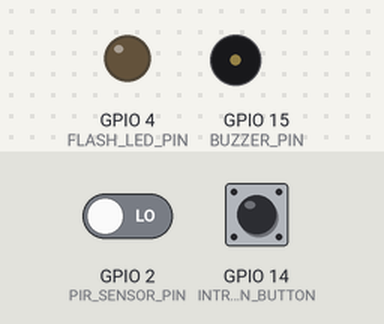
A sketch run on a simulated ESP32. On the bench: output pins drawn as LEDs (lit = HIGH), buzzer (waves = sounding, pin HIGH). Inputs (shaded band) come from the test bench; at power-on: GPIO 2 (PIR_SENSOR_PIN) LOW, GPIO 14 (INTRUTION_BUTTON) HIGH. WiFi joins after 1.5 s; servers stay silent unless stated; uploads are accepted with an empty reply; the camera gives no picture; what the sketch prints to the serial monitor is not drawn.

Above: at 3.4 s.
3.5 s: GPIO 2 (PIR_SENSOR_PIN) driven HIGH
At 4.3 s:
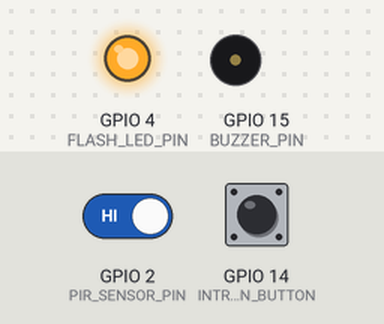
6.3 s: GPIO 2 (PIR_SENSOR_PIN) driven LOW
7.8 s: GPIO 14 (INTRUTION_BUTTON) pulled LOW for 3.2 s
At 12.74 s:
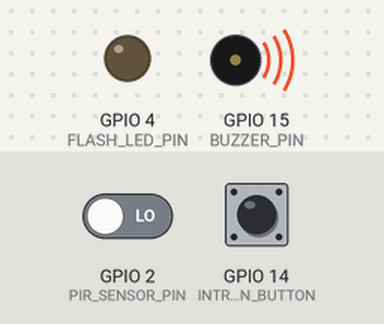
Timing chart, 0 to 14.3 s (numbered marks = the images above; inputs shaded):
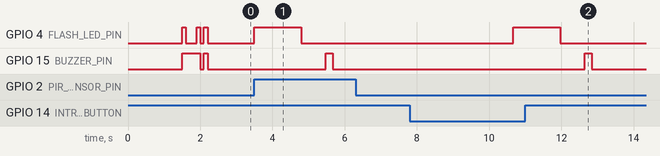

The sketch:

ESP32_CAM_Send_Photo_to_Server.ino
```cpp
//======================================== Including the libraries.
#include <WiFi.h>
#include "soc/soc.h"
#include "soc/rtc_cntl_reg.h"
#include "esp_camera.h"
//========================================

//======================================== CAMERA_MODEL_AI_THINKER GPIO.
#define PWDN_GPIO_NUM     32
#define RESET_GPIO_NUM    -1
#define XCLK_GPIO_NUM      0
#define SIOD_GPIO_NUM     26
#define SIOC_GPIO_NUM     27

#define Y9_GPIO_NUM       35
#define Y8_GPIO_NUM       34
#define Y7_GPIO_NUM       39
#define Y6_GPIO_NUM       36
#define Y5_GPIO_NUM       21
#define Y4_GPIO_NUM       19
#define Y3_GPIO_NUM       18
#define Y2_GPIO_NUM        5
#define VSYNC_GPIO_NUM    25
#define HREF_GPIO_NUM     23
#define PCLK_GPIO_NUM     22
//========================================

// LED Flash PIN (GPIO 4)
#define FLASH_LED_PIN 4
#define PIR_SENSOR_PIN 2
#define INTRUTION_BUTTON 14
#define BUZZER_PIN 15

//======================================== Insert your network credentials.
const char* ssid = "NOTHING";
const char* password = "gayatri25";
//========================================

//======================================== Variables for Timer/Millis.
unsigned long previousMillis = 0;
const int Interval = 20000; //--> Photo capture every 20 seconds.
//========================================

// Server Address or Server IP.
String serverName = "192.168.112.128";  //--> Change with your server computer's IP address or your Domain name.
// The file path "upload_img.php" on the server folder.
String serverPath = "/ESP32CAM-2/upload_img.php";
// Server Port.
const int serverPort = 80;

// Variable to set capture photo with LED Flash.
// Set to "false", then the Flash LED will not light up when capturing a photo.
// Set to "true", then the Flash LED lights up when capturing a photo.
bool LED_Flash_ON = true;
int pir_sensor_state = 0;         // variable for reading the pushbutton status
int intrution_button_state = 1;
// Initialize WiFiClient.
WiFiClient client;

//________________________________________________________________________________ sendPhotoToServer()
void sendPhotoToServer() {
  String AllData;
  String DataBody;

  Serial.println();
  Serial.println("-----------");

  //---------------------------------------- Pre capture for accurate timing.
  Serial.println("Taking a photo...");

  if (LED_Flash_ON == true) {
    digitalWrite(FLASH_LED_PIN, HIGH);
    delay(200);
  }

  for (int i = 0; i <= 3; i++) {
    camera_fb_t * fb = NULL;
    fb = esp_camera_fb_get();
     if(!fb) {
        Serial.println("Camera capture failed");
        Serial.println("Restarting the ESP32 CAM.");
        delay(1000);
        ESP.restart();
        return;
      }
    esp_camera_fb_return(fb);
    delay(200);
  }

  camera_fb_t * fb = NULL;
  fb = esp_camera_fb_get();
  if(!fb) {
    Serial.println("Camera capture failed");
    Serial.println("Restarting the ESP32 CAM.");
    delay(1000);
    ESP.restart();
    return;
  }

  if (LED_Flash_ON == true) digitalWrite(FLASH_LED_PIN, LOW);

  Serial.println("Taking a photo was successful.");
  //----------------------------------------

  Serial.println("Connecting to server: " + serverName);

  if (client.connect(serverName.c_str(), serverPort)) {
    Serial.println("Connection successful!");

    String post_data = "--dataMarker\r\nContent-Disposition: form-data; name=\"imageFile\"; filename=\"ESP32CAMCap.jpg\"\r\nContent-Type: image/jpeg\r\n\r\n";
    String head =  post_data;
    String boundary = "\r\n--dataMarker--\r\n";

    uint32_t imageLen = fb->len;
    uint32_t dataLen = head.length() + boundary.length();
    uint32_t totalLen = imageLen + dataLen;

    client.println("POST " + serverPath + " HTTP/1.1");
    client.println("Host: " + serverName);
    client.println("Content-Length: " + String(totalLen));
    client.println("Content-Type: multipart/form-data; boundary=dataMarker");
    client.println();
    client.print(head);

    uint8_t *fbBuf = fb->buf;
    size_t fbLen = fb->len;
    for (size_t n=0; n<fbLen; n=n+1024) {
      if (n+1024 < fbLen) {
        client.write(fbBuf, 1024);
        fbBuf += 1024;
      }
      else if (fbLen%1024>0) {
        size_t remainder = fbLen%1024;
        client.write(fbBuf, remainder);
      }
    }
    client.print(boundary);

    esp_camera_fb_return(fb);

    int timoutTimer = 10000;
    long startTimer = millis();
    boolean state = false;
    Serial.println("Response : ");
    while ((startTimer + timoutTimer) > millis()) {
      Serial.print(".");
      delay(200);

      // Skip HTTP headers
      while (client.available()) {
        char c = client.read();
        if (c == '\n') {
          if (AllData.length()==0) { state=true; }
          AllData = "";
        }
        else if (c != '\r') { AllData += String(c); }
        if (state==true) { DataBody += String(c); }
        startTimer = millis();
      }
      if (DataBody.length()>0) { break; }
    }
    client.stop();
    Serial.println(DataBody);
    Serial.println("-----------");
    Serial.println();

  }
  else {
    client.stop();
    DataBody = "Connection to " + serverName +  " failed.";
    Serial.println(DataBody);
    Serial.println("-----------");
  }
}
//________________________________________________________________________________

//________________________________________________________________________________ VOID SETUP()
void setup() {
  // put your setup code here, to run once:

  // Disable brownout detector.
  WRITE_PERI_REG(RTC_CNTL_BROWN_OUT_REG, 0);

  Serial.begin(115200);
  Serial.println();

  pinMode(FLASH_LED_PIN, OUTPUT);
  pinMode(PIR_SENSOR_PIN, INPUT);
  pinMode(INTRUTION_BUTTON, INPUT);
  pinMode(BUZZER_PIN, OUTPUT);

  // Setting the ESP32 WiFi to station mode.
  WiFi.mode(WIFI_STA);
  Serial.println();

  //---------------------------------------- The process of connecting ESP32 CAM with WiFi Hotspot / WiFi Router.
  Serial.println();
  Serial.print("Connecting to : ");
  Serial.println(ssid);
  WiFi.begin(ssid, password);

  // The process timeout of connecting ESP32 CAM with WiFi Hotspot / WiFi Router is 20 seconds.
  // If within 20 seconds the ESP32 CAM has not been successfully connected to WiFi, the ESP32 CAM will restart.
  // I made this condition because on my ESP32-CAM, there are times when it seems like it can't connect to WiFi, so it needs to be restarted to be able to connect to WiFi.
  int connecting_process_timed_out = 20; //--> 20 = 20 seconds.
  connecting_process_timed_out = connecting_process_timed_out * 2;
  while (WiFi.status() != WL_CONNECTED) {
    Serial.print(".");
    delay(500);
    if(connecting_process_timed_out > 0) connecting_process_timed_out--;
    if(connecting_process_timed_out == 0) {
      Serial.println();
      Serial.print("Failed to connect to ");
      Serial.println(ssid);
      Serial.println("Restarting the ESP32 CAM.");
      delay(1000);
      ESP.restart();
    }
  }
  digitalWrite(FLASH_LED_PIN, HIGH);
  digitalWrite(BUZZER_PIN,HIGH);
  delay(100);
  digitalWrite(FLASH_LED_PIN, LOW);
  digitalWrite(BUZZER_PIN,HIGH);

  Serial.println();
  Serial.print("Successfully connected to ");
  Serial.println(ssid);
  //Serial.print("ESP32-CAM IP Address: ");
  //Serial.println(WiFi.localIP());
  //----------------------------------------

  //---------------------------------------- Set the camera ESP32 CAM.
  Serial.println();
  Serial.print("Set the camera ESP32 CAM...");

  camera_config_t config;
  config.ledc_channel = LEDC_CHANNEL_0;
  config.ledc_timer = LEDC_TIMER_0;
  config.pin_d0 = Y2_GPIO_NUM;
  config.pin_d1 = Y3_GPIO_NUM;
  config.pin_d2 = Y4_GPIO_NUM;
  config.pin_d3 = Y5_GPIO_NUM;
  config.pin_d4 = Y6_GPIO_NUM;
  config.pin_d5 = Y7_GPIO_NUM;
  config.pin_d6 = Y8_GPIO_NUM;
  config.pin_d7 = Y9_GPIO_NUM;
  config.pin_xclk = XCLK_GPIO_NUM;
  config.pin_pclk = PCLK_GPIO_NUM;
  config.pin_vsync = VSYNC_GPIO_NUM;
  config.pin_href = HREF_GPIO_NUM;
  config.pin_sscb_sda = SIOD_GPIO_NUM;
  config.pin_sscb_scl = SIOC_GPIO_NUM;
  config.pin_pwdn = PWDN_GPIO_NUM;
  config.pin_reset = RESET_GPIO_NUM;
  config.xclk_freq_hz = 20000000;
  config.pixel_format = PIXFORMAT_JPEG;

  // init with high specs to pre-allocate larger buffers
  if(psramFound()){
    config.frame_size = FRAMESIZE_UXGA;
    config.jpeg_quality = 10;  //--> 0-63 lower number means higher quality
    config.fb_count = 2;
  } else {
    config.frame_size = FRAMESIZE_SVGA;
    config.jpeg_quality = 8;  //--> 0-63 lower number means higher quality
    config.fb_count = 1;
  }

  // camera init
  esp_err_t err = esp_camera_init(&config);
  if (err != ESP_OK) {
    Serial.printf("Camera init failed with error 0x%x", err);
    Serial.println();
    Serial.println("Restarting the ESP32 CAM.");
    delay(1000);
    ESP.restart();
  }

  sensor_t * s = esp_camera_sensor_get();

  // Selectable camera resolution details :
  // -UXGA   = 1600 x 1200 pixels
  // -SXGA   = 1280 x 1024 pixels
  // -XGA    = 1024 x 768  pixels
  // -SVGA   = 800 x 600   pixels
  // -VGA    = 640 x 480   pixels
  // -CIF    = 352 x 288   pixels
  // -QVGA   = 320 x 240   pixels
  // -HQVGA  = 240 x 160   pixels
  // -QQVGA  = 160 x 120   pixels
  s->set_framesize(s, FRAMESIZE_VGA); //--> UXGA|SXGA|XGA|SVGA|VGA|CIF|QVGA|HQVGA|QQVGA

  Serial.println();
  Serial.println("Set camera ESP32 CAM successfully.");
  //----------------------------------------
  digitalWrite(FLASH_LED_PIN, HIGH);
  digitalWrite(BUZZER_PIN,HIGH);
  delay(100);
  digitalWrite(FLASH_LED_PIN, LOW);
  digitalWrite(BUZZER_PIN,LOW);
  delay(100);
  digitalWrite(FLASH_LED_PIN, HIGH);
  digitalWrite(BUZZER_PIN,HIGH);
  delay(100);
  digitalWrite(FLASH_LED_PIN, LOW);
  digitalWrite(BUZZER_PIN,LOW);

  Serial.println();
  Serial.print("-----------Code Started---------------");
}
//________________________________________________________________________________

//________________________________________________________________________________ VOID LOOP()
void loop() {
  // put your main code here, to run repeatedly:
  pir_sensor_state = digitalRead(PIR_SENSOR_PIN);
  intrution_button_state = digitalRead(INTRUTION_BUTTON);

  // Check if PIR sensor senses any motion OR intrution button is pressed
  if (pir_sensor_state == HIGH || intrution_button_state == LOW)
  {
    sendPhotoToServer();
    delay(200);
    digitalWrite(BUZZER_PIN,HIGH);
    delay(200);
    digitalWrite(BUZZER_PIN,LOW);
    delay(5000);

  }

  //----------------------------------------
}
//________________________________________________________________________________
```

Measured:
- after the input at 3.5 s, GPIO 4 (FLASH_LED_PIN): LOW → HIGH at once, → LOW 1.3 s later; GPIO 15 (BUZZER_PIN): LOW → HIGH after 2.0 s, → LOW 0.20 s later
- after the input at 6.3 s, every drawn part: stays the same
- after the input at 7.8 s, GPIO 4 (FLASH_LED_PIN): LOW → HIGH after 2.9 s, → LOW 1.3 s later; GPIO 15 (BUZZER_PIN): LOW → HIGH after 4.8 s, → LOW 0.20 s later
